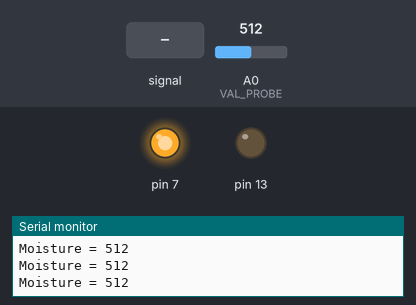
Recording of a sketch running on a simulated Arduino Uno, built with avr-gcc and run on an emulated ATmega328P. On the bench: output pins drawn as LEDs (lit = HIGH), the last lines printed to the serial monitor. The inputs (shaded band) are chosen by the test bench; at power-on: A0 (VAL_PROBE) = 512.

Above: at 1.3 s.
1.4 s: A0 (VAL_PROBE) fed a 1000 Hz sine of ±255 counts around its level
At 1.9 s:
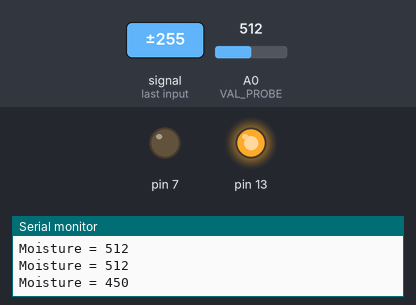
4.4 s: A0 (VAL_PROBE) set to 440
At 5.5 s:
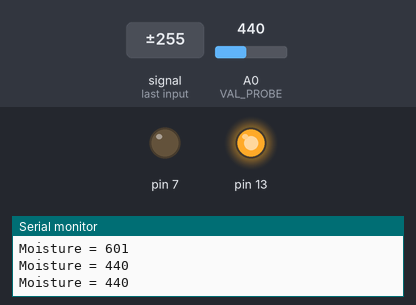
6.0 s: A0 (VAL_PROBE) set to 467
At 6.6 s:
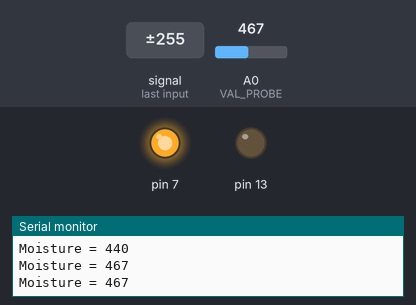
7.5 s: A0 (VAL_PROBE) set to 306
At 7.8 s:
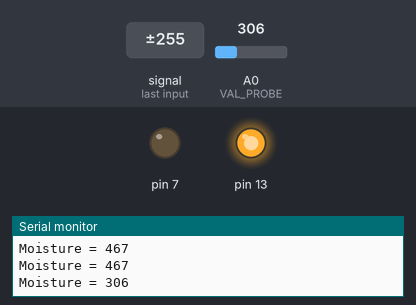
Timing chart, 0 to 10.0 s (numbered marks = the images above; inputs shaded):
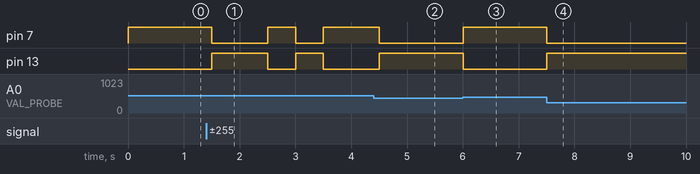

Measured:
- the behaviour switches between 450 and 451 on A0 (VAL_PROBE) (found by bisection; images 2 and 3)
- after the input at 1.4 s, pin 7: HIGH → LOW after 0.10 s, → HIGH 1.0 s later, → LOW 0.50 s later, → HIGH 0.50 s later; pin 13: LOW → HIGH after 0.10 s, → LOW 1.0 s later, → HIGH 0.50 s later, → LOW 0.50 s later
- after the input at 4.4 s, pin 7: goes on until 4.5 s, then stays LOW; pin 13: goes on until 4.5 s, then stays HIGH
- after the input at 6.0 s, pin 7: LOW → HIGH at once; pin 13: HIGH → LOW at once
- after the input at 7.5 s, pin 7: HIGH → LOW at once; pin 13: LOW → HIGH at once

The sketch:

Maceta_Inteligente.ino
```cpp
const int VAL_PROBE = 0; //Analog pin 0
 const int MOISTURE_LEVEL = 450; // the value after the LED goes on
 void setup()
 {
  Serial.begin(9600);
  pinMode(13, OUTPUT);
  pinMode(7, OUTPUT);
 }
 void LedState(int state)
 {
  digitalWrite(7,state);
 }
 void loop()
 {
  int moisture = analogRead(VAL_PROBE);
  Serial.print("Moisture = ");
  Serial.println(moisture);
  if(moisture > MOISTURE_LEVEL)
  {
   LedState(HIGH);
   digitalWrite(13,LOW);
  }
  else
  {
   LedState(LOW);
   digitalWrite(13,HIGH);
  }
  delay(500);


 }
```
